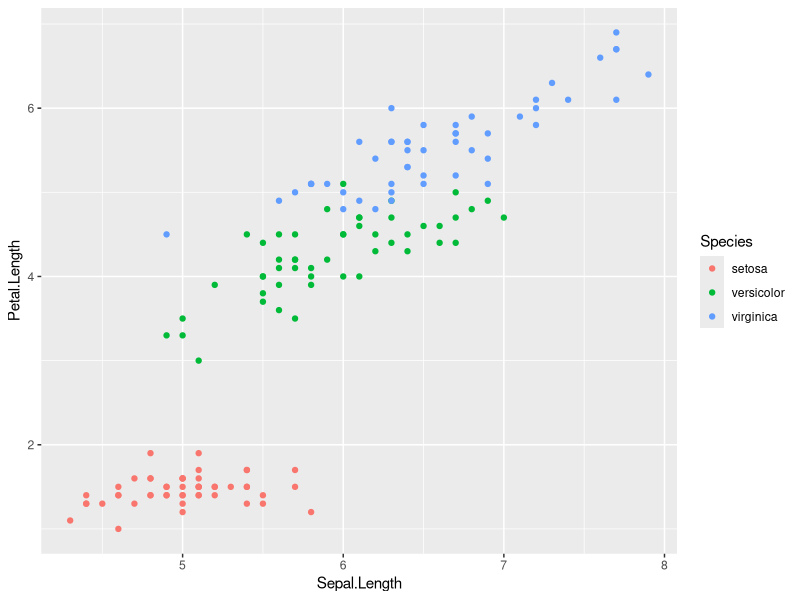
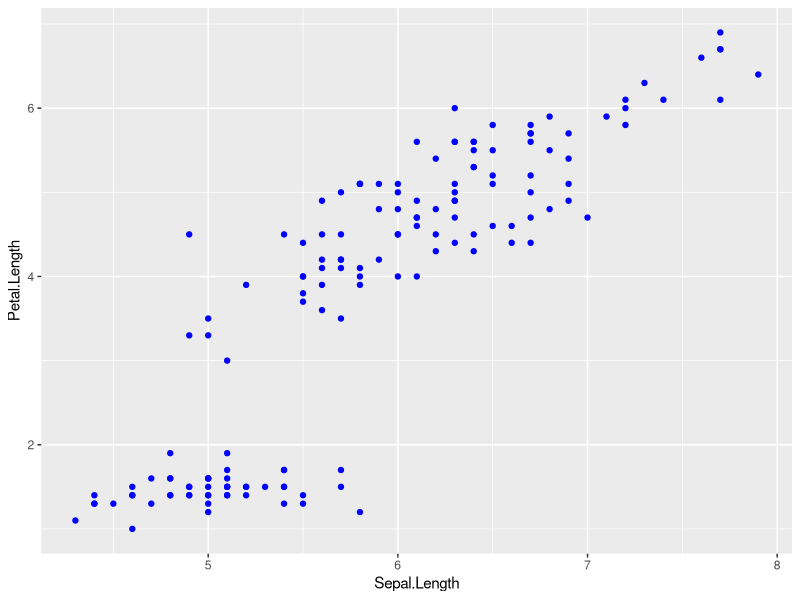
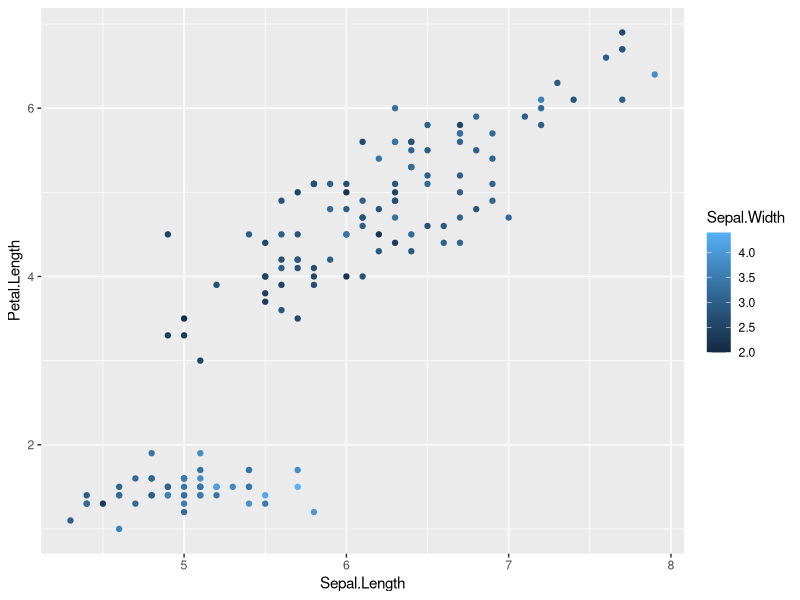
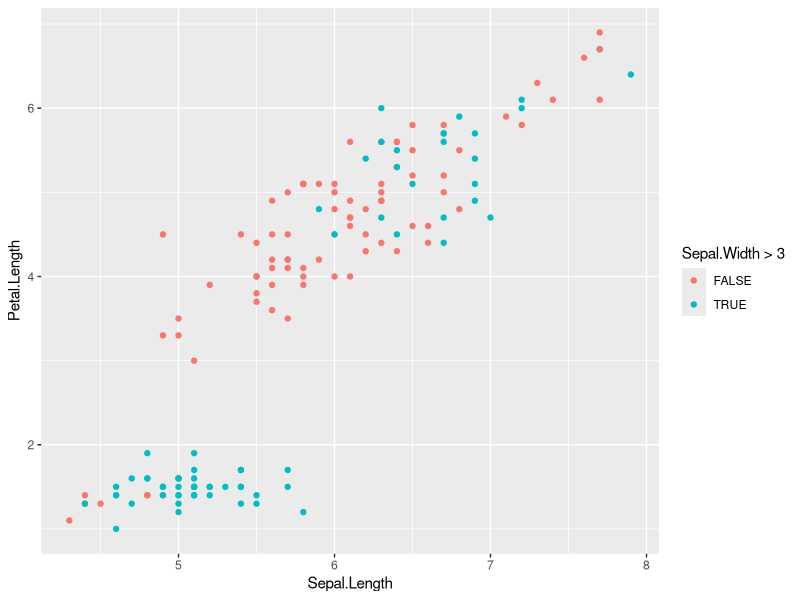
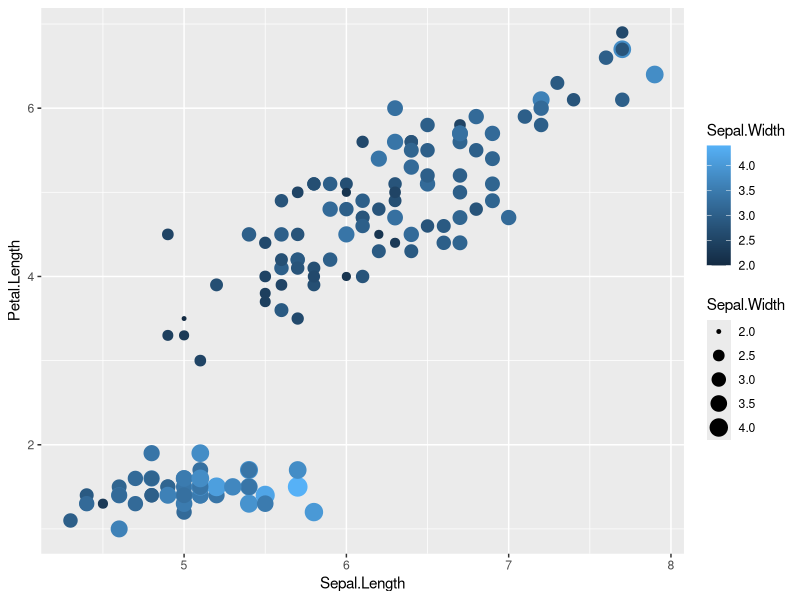
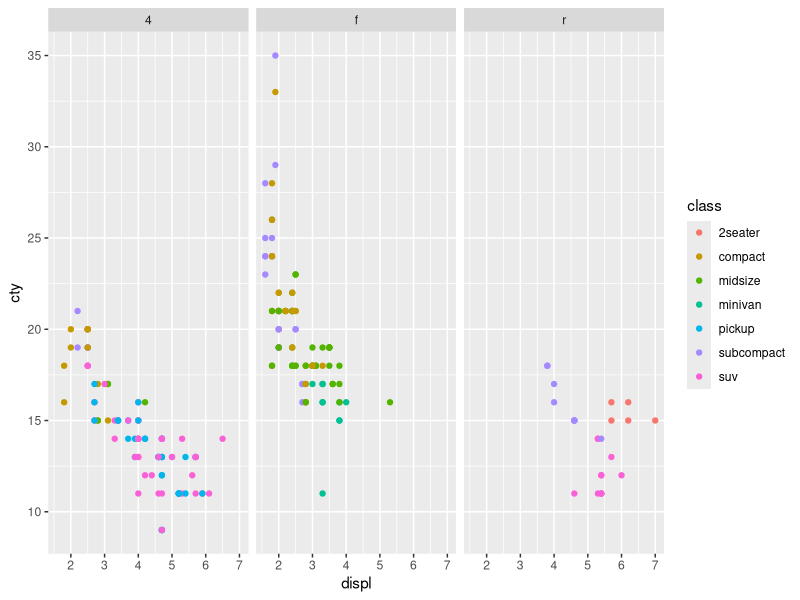
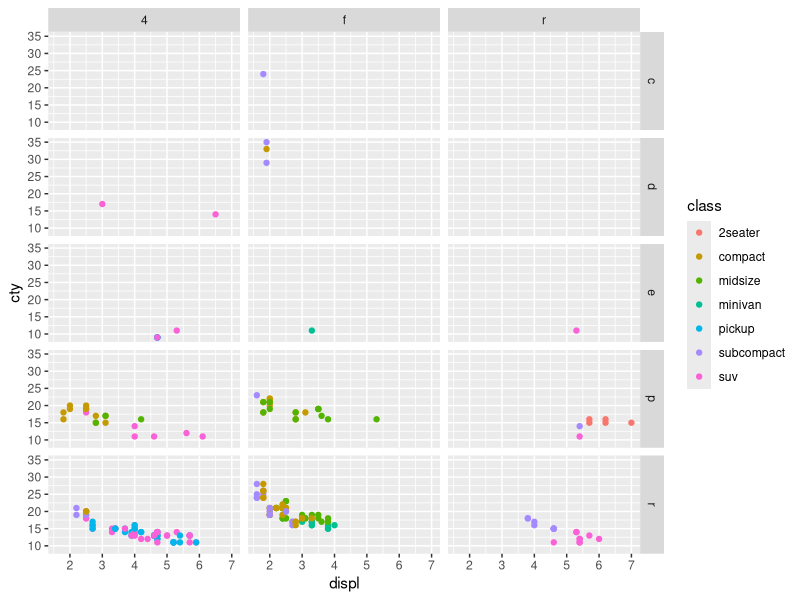
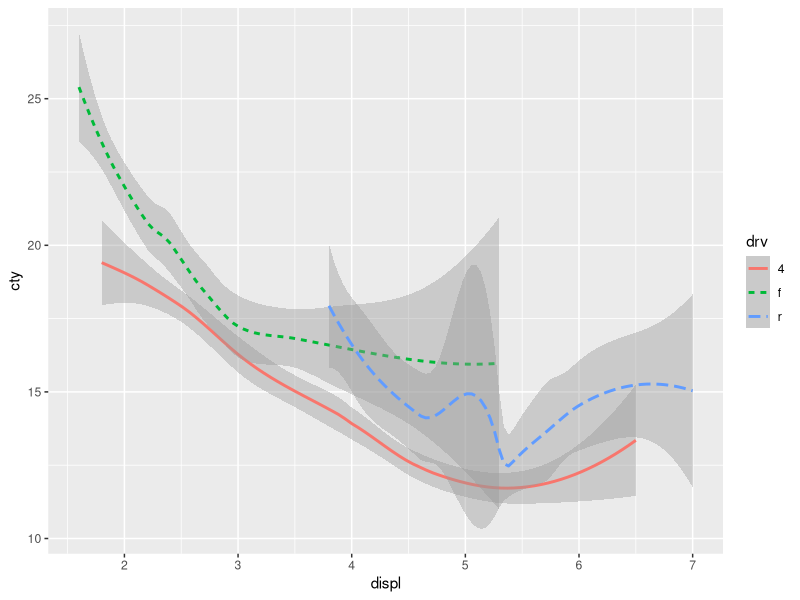

Generate these figures, in order, with R:
## ---- chunk 1
knitr::opts_chunk$set(echo = TRUE)
library("tidyverse")

## ---- chunk 2
ggplot(data = iris) + geom_point(mapping = aes(x = Sepal.Length , y = Petal.Length , color = Species))
## ---- chunk 3
ggplot(data = iris) + geom_point(mapping = aes(x = Sepal.Length , y = Petal.Length) , color = "blue")
## ---- chunk 4
ggplot(data = iris) + geom_point(mapping = aes(x = Sepal.Length , y = Petal.Length , color = Sepal.Width))
## ---- chunk 5
ggplot(data = iris) + geom_point(mapping = aes(x = Sepal.Length , y = Petal.Length , color = Sepal.Width > 3))
## ---- chunk 6
ggplot(data = iris) + geom_point(mapping =  aes(x =Sepal.Length , y = Petal.Length , color  =  Sepal.Width, size = Sepal.Width))
## ---- chunk 7
ggplot(data = mpg) + geom_point(mapping = aes(x = displ , y = cty , color=class)) + facet_wrap(~drv)
ggplot(data = mpg) + geom_point(mapping = aes(x = displ , y = cty , color=class)) + facet_grid(fl~drv)
## ---- chunk 8
ggplot(data=mpg) + geom_smooth(mapping  = aes(x = displ , y = cty ,linetype = drv , color = drv))

## ---- chunk 9
ggplot(data = iris , mapping = aes(x = Sepal.Length , y = Petal.Length , color = Species)) + 
  geom_point() +
  geom_smooth()
## ---- chunk 10
ggplot(data = iris , mapping = aes(x = Sepal.Length , y = Petal.Length)) + 
  geom_point(aes(color = Species)) +
  geom_smooth(data = filter(iris , Species == 'setosa') , aes())

ggplot(data=mpg , mapping=aes(x = displ , y = hwy)) +
  geom_point() +
  geom_smooth(mapping = aes(group = drv))

ggplot(data = mpg , mapping =aes(x=displ , y=hwy , color=drv)) +
  geom_point() +
  geom_smooth()

ggplot(data = mpg , mapping =aes(x=displ , y=hwy)) +
  geom_point(mapping = aes(color=drv)) +
  geom_smooth()

ggplot(data = mpg , mapping =aes(x=displ , y=hwy)) +
  geom_point(mapping = aes(color=drv)) +
  geom_smooth(mapping = aes(linetype=drv))
## ---- chunk 11
ggplot(data=mpg) +
  geom_bar(mapping = aes(x=class , fill=fl))

ggplot(data=mpg) +
  geom_bar(mapping = aes(x = class , fill = fl), position="fill")

ggplot(data=mpg) +
  stat_count(mapping = aes(x = class , fill = fl), position="dodge")

## ---- chunk 12

ggplot(data = iris) +
  geom_boxplot(mapping = aes(x = Species , y = Petal.Length ), outlier.colour="red") + 
  coord_flip()
